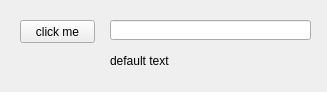
<?xml version="1.0" encoding="UTF-8"?>
<ui version="4.0">
 <class>Form</class>
 <widget class="QWidget" name="Form">
  <property name="geometry">
   <rect>
    <x>0</x>
    <y>0</y>
    <width>327</width>
    <height>92</height>
   </rect>
  </property>
  <property name="windowTitle">
   <string>Form</string>
  </property>
  <widget class="QPushButton" name="btn_push">
   <property name="geometry">
    <rect>
     <x>20</x>
     <y>20</y>
     <width>75</width>
     <height>23</height>
    </rect>
   </property>
   <property name="text">
    <string>click me</string>
   </property>
  </widget>
  <widget class="QLineEdit" name="message">
   <property name="geometry">
    <rect>
     <x>110</x>
     <y>20</y>
     <width>201</width>
     <height>20</height>
    </rect>
   </property>
  </widget>
  <widget class="QLabel" name="lbl_result">
   <property name="geometry">
    <rect>
     <x>110</x>
     <y>50</y>
     <width>201</width>
     <height>21</height>
    </rect>
   </property>
   <property name="text">
    <string>default text</string>
   </property>
  </widget>
 </widget>
 <resources/>
 <connections/>
</ui>
